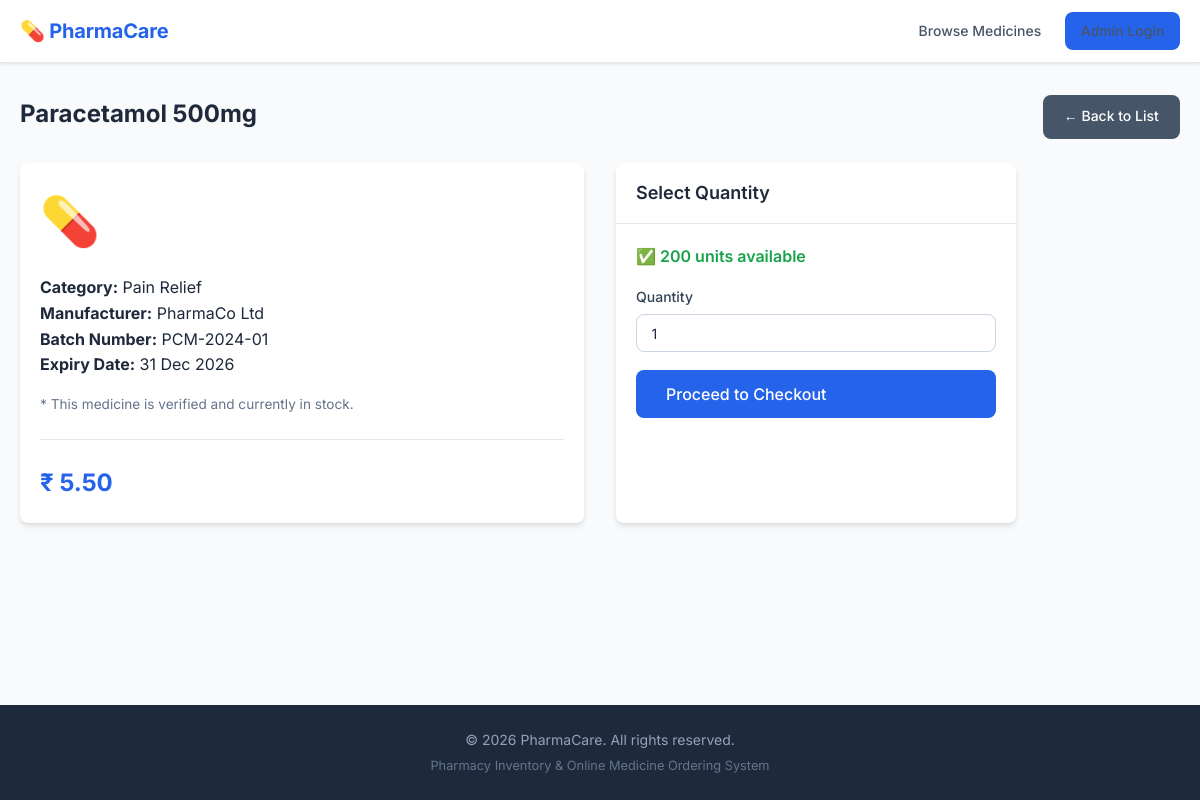
The app's page /medicine_details.php?id=1 with its own data.
### tables this page shows
CREATE TABLE IF NOT EXISTS medicines (
    id             INT AUTO_INCREMENT PRIMARY KEY,
    name           VARCHAR(200) NOT NULL,
    category       VARCHAR(100) NOT NULL,
    manufacturer   VARCHAR(200) NOT NULL,
    batch_number   VARCHAR(100) NOT NULL,
    expiry_date    DATE         NOT NULL,
    price          DECIMAL(10,2) NOT NULL,
    stock_quantity INT          NOT NULL DEFAULT 0,
    created_at     TIMESTAMP    DEFAULT CURRENT_TIMESTAMP,
    updated_at     TIMESTAMP    DEFAULT CURRENT_TIMESTAMP ON UPDATE CURRENT_TIMESTAMP
);

### medicine_details.php (the view, shortened to what this page needs)
<?php
$db = getDB();
$id = (int) ($_GET['id'] ?? 0);
$stmt = $db->prepare("SELECT * FROM medicines WHERE id = ? AND expiry_date > CURDATE() AND stock_quantity > 0");
$stmt->execute([$id]);
$med = $stmt->fetch();
include 'includes/header.php';
?>
<div class="container">
    <div class="page-header">
        <h1 class="page-title">
            <?= htmlspecialchars($med['name']) ?>
        </h1>
        <a href="index.php" class="btn btn-secondary">← Back to List</a>
    </div>
    <div class="form-row" style="gap:2rem;">
        <div class="card" style="flex:1;">
            <div class="card-body">
                <div style="font-size: 3rem; margin-bottom: 1rem;">💊</div>
                <p><strong>Category:</strong>
                    <?= htmlspecialchars($med['category']) ?>
                </p>
                <p><strong>Manufacturer:</strong>
                    <?= htmlspecialchars($med['manufacturer']) ?>
                </p>
                <p><strong>Batch Number:</strong>
                    <?= htmlspecialchars($med['batch_number']) ?>
                </p>
                <p><strong>Expiry Date:</strong>
                    <?= date('d M Y', strtotime($med['expiry_date'])) ?>
                </p>
                <p style="margin-top: 1rem; color: var(--gray-500); font-size: 0.85rem;">
                    * This medicine is verified and currently in stock.
                </p>
                <div class="section-divider"></div>
                <div style="font-size: 1.5rem; font-weight: 700; color: var(--primary);">₹
                    <?= number_format($med['price'], 2) ?>
                </div>
            </div>
        </div>
        <div class="card" style="flex:1; max-width: 400px;">
            <div class="card-header">
                <h3>Select Quantity</h3>
            </div>
            <div class="card-body">
                <p style="margin-bottom: 1rem; color: var(--success); font-weight: 600;">✅
                    <?= $med['stock_quantity'] ?> units available
                </p>
                <form action="order_form.php" method="GET">
                    <div class="form-group">
                        <label for="qty">Quantity</label>
                        <input type="number" id="qty" name="qty" class="form-control" value="1" min="1"
                            max="<?= $med['stock_quantity'] ?>" required>
                    </div>
                    <button type="submit" class="btn btn-primary btn-lg" style="width: 100%;">Proceed to
                        Checkout</button>
                </form>
            </div>
        </div>
    </div>
</div>
<?php include 'includes/footer.php'; ?>

### css/style.css (style rules this page uses)
:root { --primary: #2563eb; --primary-dark: #1d4ed8; --primary-light: #dbeafe; --secondary: #0ea5e9; --accent: #7c3aed; --success: #16a34a; --success-bg: #dcfce7; --warning: #d97706; --warning-bg: #fef3c7; --danger: #dc2626; --danger-bg: #fee2e2; --info: #0891b2; --info-bg: #cffafe; --gray-50: #f8fafc; --gray-100: #f1f5f9; --gray-200: #e2e8f0; --gray-300: #cbd5e1; --gray-400: #94a3b8; --gray-500: #64748b; --gray-600: #475569; --gray-700: #334155; --gray-800: #1e293b; --gray-900: #0f172a; --max-width: 1200px; --border-radius: 8px; --shadow-sm: 0 1px 3px rgba(0, 0, 0, 0.1); --shadow: 0 4px 6px -1px rgba(0, 0, 0, 0.1), 0 2px 4px -1px rgba(0, 0, 0, 0.06); --shadow-lg: 0 10px 15px -3px rgba(0, 0, 0, 0.1), 0 4px 6px -2px rgba(0, 0, 0, 0.05); --font: "Inter", sans-serif; --text-sm: 0.875rem; --text-base: 1rem; --text-lg: 1.125rem; --text-xl: 1.25rem; --text-2xl: 1.5rem; --text-3xl: 1.875rem; }
*, *::before, *::after { box-sizing: border-box; margin: 0; padding: 0; }
html { scroll-behavior: smooth; }
body { font-family: var(--font); font-size: var(--text-base); color: var(--gray-800); background: var(--gray-50); line-height: 1.6; min-height: 100vh; display: flex; flex-direction: column; }
a { color: var(--primary); text-decoration: none; }
input, select, textarea, button { font-family: inherit; font-size: inherit; }
.container { width: 100%; max-width: var(--max-width); margin: 0 auto; padding: 0 1.25rem; }
.btn { display: inline-flex; align-items: center; gap: 0.4rem; padding: 0.55rem 1.2rem; border-radius: var(--border-radius); font-weight: 500; font-size: var(--text-sm); border: 2px solid transparent; cursor: pointer; text-decoration: none; transition: background 0.15s, color 0.15s, border-color 0.15s, box-shadow 0.15s; white-space: nowrap; }
.btn-lg { padding: 0.75rem 1.75rem; font-size: 1rem; }
.btn-primary { background: var(--primary); color: #fff; }
.btn-secondary { background: var(--gray-600); color: #fff; }
.card { background: #fff; border-radius: var(--border-radius); box-shadow: var(--shadow); overflow: hidden; }
.card-header { padding: 1rem 1.25rem; border-bottom: 1px solid var(--gray-200); display: flex; align-items: center; justify-content: space-between; gap: 1rem; flex-wrap: wrap; }
.card-header h2, .card-header h3 { font-size: var(--text-lg); font-weight: 600; color: var(--gray-800); }
.card-body { padding: 1.25rem; }
.form-group { margin-bottom: 1.1rem; }
.form-group label { display: block; font-size: var(--text-sm); font-weight: 500; color: var(--gray-700); margin-bottom: 0.35rem; }
.form-control { width: 100%; padding: 0.6rem 0.9rem; border: 1.5px solid var(--gray-300); border-radius: var(--border-radius); font-size: var(--text-sm); color: var(--gray-800); transition: border-color 0.15s, box-shadow 0.15s; background: #fff; }
.form-control::placeholder { color: var(--gray-400); }
.form-row { display: grid; grid-template-columns: repeat(auto-fit, minmax(220px, 1fr)); gap: 1rem; }
.page-title { font-size: var(--text-2xl); font-weight: 700; color: var(--gray-800); margin-bottom: 0.35rem; }
.page-header { display: flex; align-items: center; justify-content: space-between; margin-bottom: 1.5rem; flex-wrap: wrap; gap: 1rem; }
.section-divider { height: 1px; background: var(--gray-200); margin: 1.5rem 0; }

### records on screen
medicines: name "Paracetamol 500mg", category "Pain Relief", manufacturer "PharmaCo Ltd", batch_number "PCM-2024-01", expiry_date "31 Dec 2026", price "5.50", stock_quantity "200"
